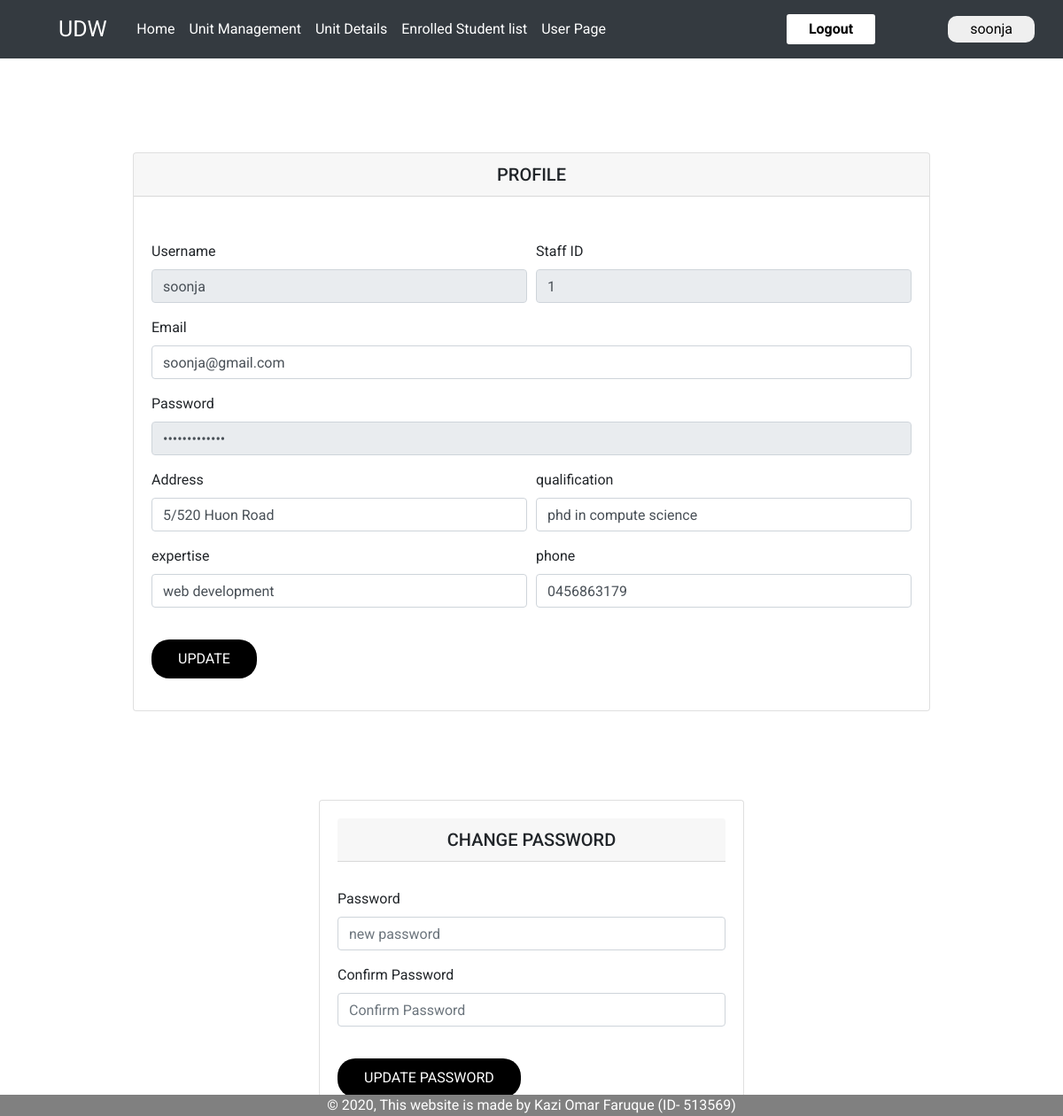
Page /UC_account_page.php (signed in) on the committed database.
### tables this page shows
CREATE TABLE IF NOT EXISTS `Staffs` (
  `staff_id` int(11) NOT NULL,
  `username` varchar(32) NOT NULL,
  `email` varchar(32) NOT NULL,
  `password` varchar(32) NOT NULL,
  `address` varchar(32) NOT NULL,
  `qualification` varchar(32) NOT NULL,
  `expertise` varchar(32) NOT NULL,
  `phone` varchar(11) NOT NULL,
  `access` int(11) NOT NULL
);

### UC_account_page.php (the view, shortened to what this page needs)
<!DOCTYPE html>
<html lang="en">
<head>
  <link rel="stylesheet" href="https://stackpath.bootstrapcdn.com/bootstrap/4.4.1/css/bootstrap.min.css"
>
  <link rel="stylesheet" href="pages.css?v=<?php echo time(); ?>">
</head>
<body>
<?php include 'header_UC.php';   ?>
  <div class="profile_page">
  <br><br><br>
        <?php
        include('db_conn.php');
        $result = $mysqli->query("SELECT * FROM `Staffs` WHERE `username` ='".$_SESSION['username2']."'") or die($mysqli->query);
        ?>
          <?php
          while ($row =$result->fetch_assoc()):?>
            <div class="card">
                  <h5 class="card-header">profile</h5>
                  <div class="card-body">
                      <form id="login" action="UC_account_page.php" method="POST">
                          <div class="form-row">
                            <div class="form-group col-md-6">
                            <label for="username2">Username</label>
                            <input id="username2" type="text" class="form-control" placeholder="User Name" name="username2" readonly value="<?php echo $row['username'];?>" >
                            </div>
                            <div class="form-group col-md-6">
                            <label for="staffId">Staff ID</label>
                            <input id="staffId" type="text" class="form-control" placeholder="Staff ID" name="staffId" readonly value="<?php echo $row['staff_id'];?>" >
                            </div>
                          </div>
                          <div class="form-group">
                          <label for="email2">Email</label>
                                <input id="email2" type="email" class="form-control" placeholder="Email" name="email2" value="<?php echo $row['email'];?>" >
                          </div>
                          <div class="form-group">
                          <label for="password2">Password</label>
                                <input id="password2" type="password" class="form-control" placeholder="Password" name="password2" readonly value="<?php echo $row['password'];?>">
                          </div>
                          <div class="form-row">
                            <div class="form-group col-md-6">
                            <label for="address2">Address</label>
                            <input id="address2" type="text" class="form-control" placeholder="Address" name="address2" value="<?php echo $row['address'];?>">
                            </div>
                            <div class="form-group col-md-6">
                            <label for="qualification">qualification</label>
                                <input id="qualification" type="text" class="form-control" placeholder="Qualification" name="qualification" value="<?php echo $row['qualification'];?>">
                            </div>
                          </div>
                          <div class="form-row">
                              <div class="form-group col-md-6">
                                <label for="expertise">expertise</label>
                                    <input id="expertise" type="text" class="form-control" placeholder="Expertise" name="expertise" value="<?php echo $row['expertise'];?>">
                                </div>
                              <div class="form-group col-md-6">
                                <label for="phn2">phone</label>
                                <input id="phn2" type="tel" class="form-control" placeholder="phone" name="phn2" value="<?php echo $row['phone'];?>" >
                              </div>
                          </div>
                          <div class="form-group">
                            <button type="submit" class="btn-primary" name="update_UC_profile">UPDATE</button>
                            </div>
                        </form>
        </div>
      </div>
            <?php endwhile; ?>
          <div class="card" style="width: 30rem;">
            <div class="card-body">
              <h5 class="card-header" >Change Password</h5>
              <form action="UC_account_page.php" method="POST" onsubmit="return validation()">
                <div class="form-group">
                  <label for="password">Password</label>
                  <input id="new_password" type="password" class="form-control" placeholder="new password" name="new_password" >
                </div>
                <div class="form-group">
                  <label for="conpassword">Confirm Password</label>
                  <input id="conpassword" type="password" class="form-control" placeholder="Confirm Password" name="conpassword"  >
                </div>
                <button type="submit" class=" btn-primary" name="update_password" onclick="return validation()">UPDATE PASSWORD</button>
              </form>
            </div>
          </div>
    </div>
    <?php include 'footer.php';   ?>
</body>
</html>

### pages.css (style rules this page uses)
* { margin: 0; padding: 0; box-sizing: border-box; }
body { font-family: 'Roboto', sans-serif; }

### UC_account_page.php (style rules this page uses)
.profile_page { height: 1000px; }
.card { width: 900px; margin: 100px auto; }
.card-header { text-align: center; text-transform: uppercase; margin-bottom:30px; }
.btn-primary { margin-top:20px; padding: 10px 30px; border: none; border-radius: 20px; background-color:black; }

### rows in the picture
staffs: username2 "soonja", staffId "1", email2 "soonja@gmail.com", address2 "5/520 Huon Road", qualification "phd in compute science", expertise "web development", phn2 "0456863179"

### other values in the picture
$_SESSION['username2'] "soonja"
